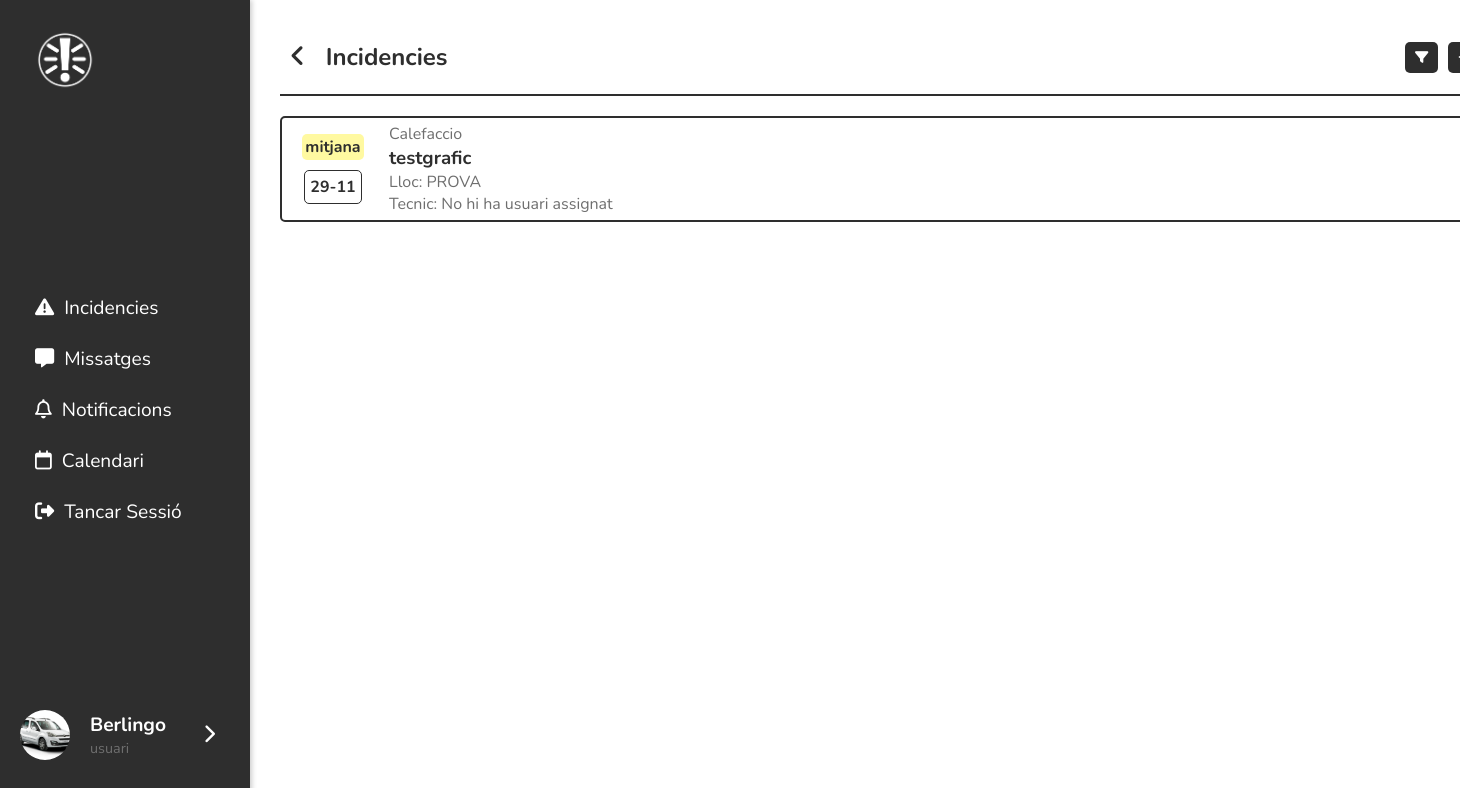
/public/index.php?action=incidencies (signed in), run on the app's committed database.
### tables this page shows
CREATE TABLE `incidencia` (
  `id_incidencia` int(11) NOT NULL,
  `titol` varchar(200) NOT NULL,
  `descripcio` text NOT NULL,
  `id_usuari` int(11) DEFAULT NULL,
  `id_tipus_incidencia` int(11) DEFAULT NULL,
  `prioritat` enum('baixa','mitjana','alta') NOT NULL,
  `estat` enum('pendent','enproces','resolta') DEFAULT 'pendent',
  `data_creacio` timestamp NOT NULL DEFAULT current_timestamp(),
  `darrera_modificacio` timestamp NULL DEFAULT NULL,
  `id_usuari_creacio` int(11) DEFAULT NULL,
  `upload` varchar(5000) DEFAULT NULL,
  `espai` int(11) DEFAULT NULL
);

CREATE TABLE `tipus_incidencia` (
  `id_tipus_incidencia` int(11) NOT NULL,
  `nom` varchar(100) NOT NULL,
  `descripcio` text DEFAULT NULL
);

CREATE TABLE `espais` (
  `id` int(11) NOT NULL,
  `aula` int(11) DEFAULT NULL,
  `pis` int(11) DEFAULT NULL,
  `espai` varchar(200) DEFAULT NULL
);

### controllers/IncidenciaController.php (called while the page is built, shortened)
<?php
include_once '../config/database.php';
include_once '../models/Incidencia.php';
class IncidenciaController {
    private $incidencia;
    public function __construct() {
        $database = new Database();
        $this->conn = $database->connect();
        $this->incidencia = new Incidencia($this->conn);
    }
    public function obtenir_totes($id_usuari, $rol) {
        $this->incidencia->id_usuari = $id_usuari;
        $this->incidencia->rol = $rol;
        return $this->incidencia->obtenir_totes();
    }
}
if (isset($_REQUEST['action'])) {
    $controller = new IncidenciaController();
    switch ($_REQUEST['action']) {
        case 'incidencies':
            $incidencies = $controller->obtenir_totes($_SESSION['usuari']['id'], $_SESSION['usuari']['rol']);
            break;
    }
}

### config/database.php (called while the page is built, shortened)
<?php
class Database {
    private $host = 'srv966.hstgr.io';
    private $db_name = 'u505002782_incidenciesja';
    private $username = 'u505002782_administrador';
    private $password = 'uD&i8rx6XeBH8AeGrdr!eY';
    public function connect() {
        $this->conn = new mysqli($this->host, $this->username, $this->password, $this->db_name);
        return $this->conn;
    }
}
?>

### models/Incidencia.php (called while the page is built, shortened)
<?php
class Incidencia {
    private $conn;
    private $table = 'incidencia';
    public $rol;
    public $id_usuari;
    public function __construct($db) {
        $this->conn = $db;
    }
    public function obtenir_totes() {
        if($this->rol == 'usuari'){
            $query = "SELECT i.*, ti.nom as tipus_incidencia,
                            IFNULL(u.nom, 'No hi ha usuari assignat') as nom_usuari_asignat,
                            e.espai as nom_espai
                    FROM " . $this->table . " i
                    INNER JOIN tipus_incidencia ti ON i.id_tipus_incidencia = ti.id_tipus_incidencia
                    LEFT JOIN usuaris u ON i.id_usuari = u.id_usuari
                    INNER JOIN espais e ON e.id = i.espai
                    WHERE i.id_usuari_creacio = ?
                        AND (i.estat = 'pendent' OR i.estat = 'enproces')
                    ORDER BY i.data_creacio DESC";
            $stmt = $this->conn->prepare($query);
            $stmt->bind_param("i", $this->id_usuari);
            $stmt->execute();
            return $stmt->get_result();
        } else if($this->rol == 'tecnic'){
            $query = "SELECT i.*, ti.nom as tipus_incidencia,
                            IFNULL(u.nom, 'No hi ha usuari assignat') as nom_usuari_asignat,
                            e.espai as nom_espai
                    FROM " . $this->table . " i
                    INNER JOIN tipus_incidencia ti ON i.id_tipus_incidencia = ti.id_tipus_incidencia
                    LEFT JOIN usuaris u ON i.id_usuari = u.id_usuari
                    INNER JOIN espais e ON e.id = i.espai
                    WHERE i.id_usuari = ?
                        AND (i.estat = 'pendent' OR i.estat = 'enproces')
                    ORDER BY i.data_creacio DESC";
            $stmt = $this->conn->prepare($query);
            $stmt->bind_param("i", $this->id_usuari);
            $stmt->execute();
            return $stmt->get_result();
        }
    }
}

### views/incidencies/incidencies.php (shortened to what this page needs)
<?php
    include_once '../controllers/IncidenciaController.php';
?>
<div class="contenedor">
    <div class="menu_top">
        <div>
            <a class="btn_tornar" href="../public/index.php?action=dashboardAdmin"><i class="fa-solid fa-angle-left"></i></a>
            <h2>Incidencies</h2>
        </div>
        <div>
            <button id="btn_filtres"><i class="fa-solid fa-filter"></i></button>
            <a class="btn_afegir" href="../public/index.php?action=crearIncidencia"><button><i class="fa-solid fa-plus"></i></button></a>
        </div>
    </div>
    <div class="container_incidencies">
        <?php if ($incidencies && $incidencies->num_rows > 0) : ?>
            <?php while ($incidencia = $incidencies->fetch_assoc()) : ?>
                <a class="incidencia" href="../public/index.php?action=veureIncidencia&idIncidencia=<?= $incidencia['id_incidencia'] ?>">
                    <div class="esquerra">
                        <div class="prioritat p_<?= $incidencia['prioritat'] ?>"><?= $incidencia['prioritat'] ?></div>
                        <?php
                            $fecha = $incidencia['data_creacio'];
                            $diaMes = date('d-m', strtotime($fecha));
                        ?>
                        <span><?= $diaMes ?></span>
                    </div>
                    <div class="dreta">
                        <p><?= $incidencia['tipus_incidencia']?></p>
                        <h3><?= $incidencia['titol']?></h3>
                        <p>Lloc: <?= $incidencia['nom_espai']?></p>
                        <p>Tecnic: <?= $incidencia['nom_usuari_asignat']?></p>
                    </div>
                </a>
            <?php endwhile; ?>
        <?php else: ?>
            <p class="no_incidencies">No hi ha incidències disponibles.</p>
        <?php endif; ?>
    </div>
</div>

### public/css/main.css (style rules this page uses)
:root { --color-primary: #2E2E2E; --color-secondary: white; --color-tertiary: #6e6e6e; --color-quaternary: #c2c2c2; --color-altes: #ff9b9b; --color-baixes: #ccffcc; --color-moderades: #fff9a1; --color-links: #007bff; }
* { margin: 0; padding: 0; box-sizing: border-box; }
body { display: flex; width: 100%; flex-direction: row; font-family: 'Nunito', sans-serif; }
@media (min-width: 769px) { body { flex-direction: row; } }
@media (min-width: 769px) { .contenedor { width: 1200px; } }
@media (min-width: 769px) { .menu_top { padding-bottom: 10px; border-bottom: 2px solid var(--color-primary); } }
.contenedor { display: flex; align-items: center; flex-direction: column; margin: 0 10px; }
.menu_top { display: flex; justify-content: space-between; width: 100%; margin: 10px 0; color: var(--color-primary); }
.menu_top div { display: flex; align-items: center; gap: 10px; }
.btn_tornar { color: var(--color-primary); padding: 10px; cursor: pointer; font-size: 25px; }
.menu_top button { background: var(--color-primary); color: white; padding: 8px 10px; border: none; border-radius: 5px; cursor: pointer; }

### public/css/incidencies.css (style rules this page uses)
.container_incidencies { width: 100%; }
.incidencia { width: 100%; border: 2px solid var(--color-primary); border-radius: 5px; display: flex; align-items: center; margin: 10px 0; text-decoration: none; color: var(--color-primary); }
.esquerra { padding: 0 20px; display: flex; flex-direction: column; align-items: center; }
.esquerra span { font-weight: bold; margin-top: 10px; padding: 5px; border: 1px solid var(--color-primary); border-radius: 5px; }
.prioritat { text-align: center; padding: 2px 0; width: 62px; border-radius: 5px; color: var(--color-primary); font-weight: bold; }
.p_mitjana { background: var(--color-moderades); }
.dreta p { color: var(--color-tertiary); }
.dreta { padding: 5px; }

### data on the page
incidencia: prioritat "mitjana", data_creacio "29-11", id_tipus_incidencia.nom "Calefaccio", titol "testgrafic", espai.espai "PROVA", nom_usuari_asignat "No hi ha usuari assignat"

### other printed values
$_SESSION['usuari']['nom'] "Berlingo"
$_SESSION['usuari']['rol'] "usuari"
